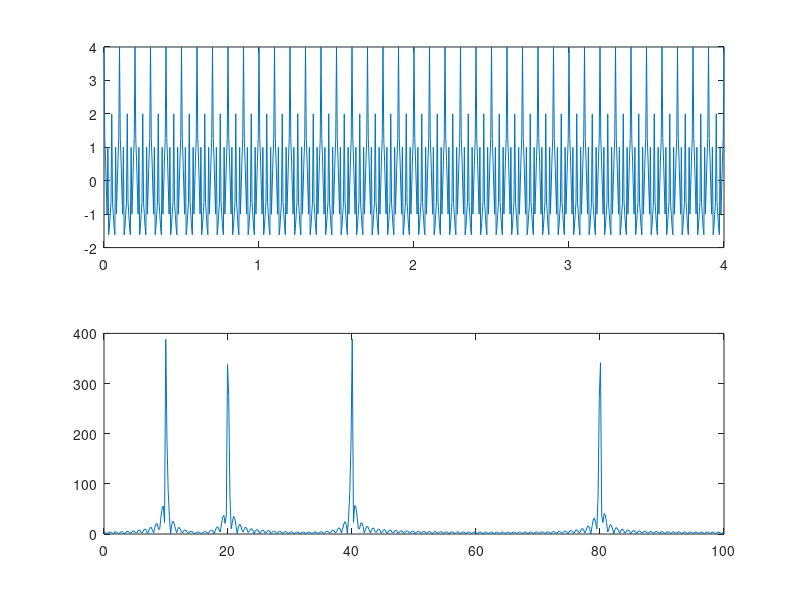

This chart was generated by the following MATLAB code: (Note: this script raises an error after producing the figure.)
clear; clc; close all;
sr=200;
fo=10;
f1=20;
f2=40;
f3=80; 
t=0:1/sr:4;
x=cos(2*pi*fo*t)+cos(2*pi*f1*t)+cos(2*pi*f2*t)+cos(2*pi*f3*t);
lx=length(x);
nfft=1024;
fx=fft(x,nfft);
afx=abs(fx(1:nfft/2+1));
f=(0:nfft/2)/nfft*sr;
fgn=1
figure(fgn)
subplot(211),plot(t,x)
subplot(212),plot(f,afx)
dbname='db6';
N=3;
[C,L]=wavedec(x,N,dbname);
begin=1;
fgn=fgn+1;
figure(fgn)
for k=1:N+1
fin=begin+L(k)-1;
wc(k)={C(begin:fin)};
d=cell2mat(wc(k));
fd=fft(d,nfft);
afd=abs(fd(1:nfft/2+1));
begin=fin+1;
if k<2
    p=N
else
    p=p-1;
end
t=(0:L(k)-1)/(sr/2^p);
f=(0:nfft/2)/nfft*sr/2^p;
figure(fgn)
subplot(N+1,2,2*k-1),plot(t,d)
subplot(N+1,2,2*k),plot(f,afd)
end


wx=ndwt(x,N,dbname,'mode','per');
t=0:1/sr:4;
f=(0:nfft/2)/nfft*sr;
%a=indwt(wx,'a',0);

d4=indwt(wx,'d',4);
d3=indwt(wx,'d',3);
d2=indwt(wx,'d',2);
d1=indwt(wx,'d',1);
 unc=[d1' d2' d3' d4'];
 xx=sum(unc,2)';
 recer=x-xx;
 figure
 plot(xx)
 hold
 pause
 plot(x,'r')
 plot(recer,'g','LineWidth',2)
 func=fft(unc,nfft);
 afunc=abs(func(1:nfft/2+1,:));
 figure
 for k=1:N+1
     subplot(N+1,2,2*k-1), plot(t,unc(:,k))
     subplot(N+1,2,2*k),plot(f,afunc(:,k))
 end
 
